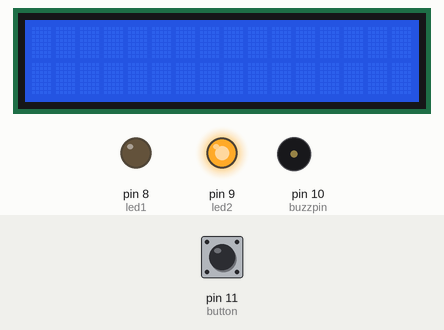
Recording of a sketch running on a simulated Arduino Uno, built with avr-gcc and run on an emulated ATmega328P. Shown: 16×2 character LCD, output pins drawn as LEDs (lit = HIGH), buzzer (waves = sounding). Inputs (shaded band) come from the test bench; at power-on: pin 11 (button) LOW.

Above: at 1.2 s.
1.3 s: pin 11 (button) pulled HIGH for 0.15 s
At 2.2 s:
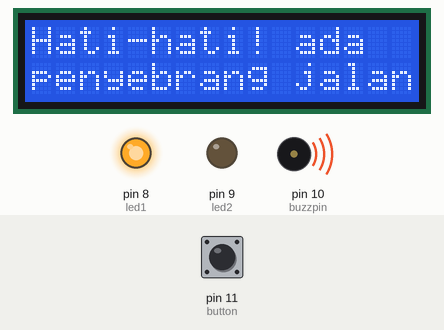
At 21.41 s:
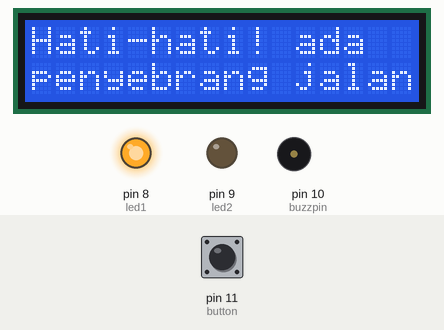
Timing chart, 0 to 22.9 s (numbered marks = the images above; inputs shaded):
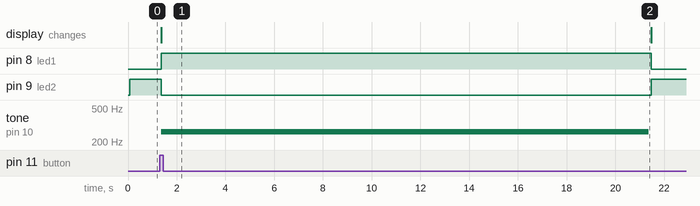

The sketch:

tubes_uas_1.ino
```cpp
#include <LiquidCrystal.h>
LiquidCrystal lcd(7, 6, 5, 4, 3, 2);
int led1 = 8;
int led2 = 9;
int buzzpin = 10;
int button = 11;

void setup () {
  Serial.begin(9600);

  pinMode(button, INPUT);

  pinMode(led1 ,OUTPUT);
  pinMode(led2 ,OUTPUT);

  pinMode(buzzpin, OUTPUT);

  lcd.begin(16, 2);

}

void loop ()
  {
  if(digitalRead(button) == 1) {
  	digitalWrite(led1, HIGH);
    digitalWrite(led2, LOW);

    tone(buzzpin, 262, 20000); // tone(buzzpin, frekuensi, durasi); ini untuk piezo/buzzer

    lcd.display(); // menyalakan LCD
    lcd.setCursor(0,0); //lcd.setCursor(column, row)
    lcd.print("Hati-hati! ada");
    lcd.setCursor(0,1); // LCD baris kedua
    lcd.print("penyebrang jalan");

    delay(20000);

    } else {
      digitalWrite(led1, LOW);
      digitalWrite(led2, HIGH);

      lcd.noDisplay(); //mematikan LCD

    }
	delay(100);

}
```

Measured:
- after the input at 1.3 s, pin 8 (led1): LOW → HIGH after 0.06 s, → LOW 20.1 s later; pin 9 (led2): HIGH → LOW after 0.06 s, → HIGH 20.1 s later; tone on pin 10 (buzzpin): silent → 262 Hz after 0.06 s, → silent 20.0 s later; the display: changes after 0.07 s (image 1)
